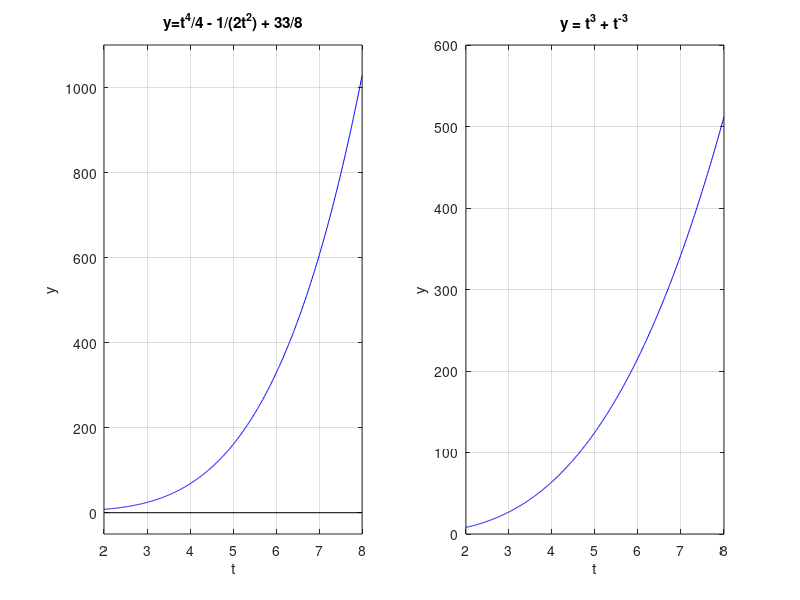

Write MATLAB code to recreate this figure.
close all;

% graph of M(t) = t^4/4 + t^{-2}/(-2) + 33/8 \ .
% and M'(t) = t^3 + t^{-3}

subplot(1,2,1)

t=2:0.01:8;
M = t.^4/4 - 1./(2*t.^2) + 33/8;
plot(t,M,'b')
grid on
hold on;
% text(4.1,63,'y=t^4/4 - t^{-2}/2 + 33/8');

% The x axis
t=linspace(2,8,2);
y=0*t;
plot(t,y,'k');

title('y=t^4/4 - 1/(2t^2) + 33/8')
xlabel('t')
ylabel('y')
axis([2,8,-50,1100])

subplot(1,2,2)
t=2:0.01:8;
M = t.^3 + t.^(-3);
plot(t,M,'b')
grid on
hold on;
% text(4.1,117,'y=t^3 + t^{-3}');

% The x axis
% t=linspace(2,8,2);
% y=0*t;
% plot(t,y,'k');

title('y = t^3 + t^{-3}')
xlabel('t')
ylabel('y')
